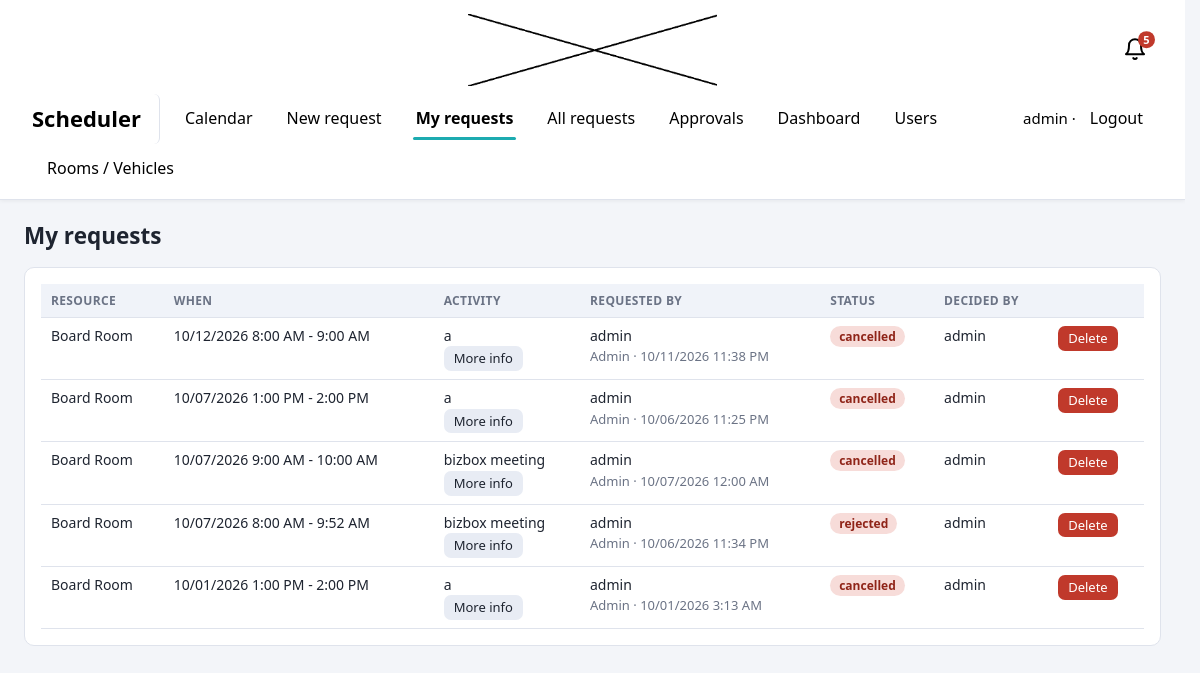
Screenshot of /my (signed in) with the database file from the repository.
### tables this page shows
CREATE TABLE requests(id INTEGER PRIMARY KEY, user_id INTEGER NOT NULL,
  resource_id INTEGER NOT NULL, department TEXT, activity TEXT NOT NULL,
  start_at TEXT NOT NULL, end_at TEXT NOT NULL, participants INTEGER DEFAULT 0,
  equipment TEXT DEFAULT '', remarks TEXT DEFAULT '', status TEXT DEFAULT 'pending',
  decided_by INTEGER, created TEXT DEFAULT CURRENT_TIMESTAMP);

CREATE TABLE resources(id INTEGER PRIMARY KEY, name TEXT UNIQUE NOT NULL,
  kind TEXT NOT NULL, active INTEGER DEFAULT 1);

CREATE TABLE users(id INTEGER PRIMARY KEY, username TEXT UNIQUE NOT NULL,
  pw TEXT NOT NULL, role TEXT NOT NULL DEFAULT 'requestor', department TEXT DEFAULT '');

### app.py (the view)
@app.route("/my")
@login_required()
def my_requests():
    rows = db().execute(LIST_SQL + "WHERE r.user_id=? ORDER BY r.start_at DESC", (session["uid"],)).fetchall()
    return render_template("list.html", rows=rows, title="My requests", manage=False)

### app.py (called while the page is built)
def db():
    if "db" not in g:
        g.db = sqlite3.connect(DB, isolation_level=None, timeout=10)
        g.db.row_factory = sqlite3.Row
    return g.db

def _t12(v):
    h, m = int(v[-5:-3]), v[-2:]
    return f"{(h % 12) or 12}:{m} {'AM' if h < 12 else 'PM'}"

@app.template_filter("t12")
def t12(v):
    return _t12(v)

@app.template_filter("dt12")
def dt12(v):
    return f"{v[5:7]}/{v[8:10]}/{v[:4]} " + _t12(v)

@app.template_filter("local12")
def local12(v):
    if not v:
        return ""
    d = datetime.fromisoformat(v).replace(tzinfo=timezone.utc).astimezone()  # stored as UTC
    return f"{d:%m/%d/%Y} {(d.hour % 12) or 12}:{d:%M} {'AM' if d.hour < 12 else 'PM'}"

@app.after_request
def no_cache(r):
    if request.endpoint != "static":
        r.headers["Cache-Control"] = "no-store"
    return r

def login_required(*roles):
    def deco(f):
        @wraps(f)
        def w(*a, **k):
            if "uid" not in session:
                return redirect(url_for("login"))
            if roles and session["role"] not in roles:
                abort(403)
            return f(*a, **k)
        return w
    return deco

### templates/list.html (shortened to what this page needs)
{% extends 'base.html' %}{% block body %}<h2>{{ title }}</h2><div class="card wrap"><table>
<tr><th>Resource</th><th>When</th><th>Activity</th><th>Requested by</th><th>Status</th><th>Decided by</th><th></th></tr>
{% for r in rows %}<tr><td>{{ r.rname }}</td><td>{{ r.start_at|dt12 }} - {{ r.end_at|t12 }}</td>
<td>{{ r.activity }}<br><button type="button" class="btn sec sm info" data-title="{{ r.activity }}" data-res="{{ r.rname }} ({{ r.kind }})" data-people="{{ r.participants }}" data-equip="{{ r.equipment }}" data-remarks="{{ r.remarks }}">More info</button></td>
<td>{{ r.username }}<br><span class="muted">{{ r.department }} &middot; {{ r.created|local12 }}</span></td>
<td><span class="badge {{ r.status }}">{{ r.status }}</span></td><td>{{ r.decider or '-' }}</td><td>
{% if session.role=='admin' %}<form class="inline" method="post" action="/admin/requests/{{ r.id }}/delete" onsubmit="return confirm('Permanently delete this request?')"><button class="btn bad sm">Delete</button></form>{% endif %}
</td></tr>{% else %}<tr><td colspan="7" class="muted">Nothing here.</td></tr>{% endfor %}</table></div>
{% endblock %}

### static/style.css (style rules this page uses)
:root { --bg:#f3f5f9;--card:#fff;--ink:#1e2430;--muted:#6b7385;--pri:#1cabb0;--line:#dfe3ec;--ok:#1f8f4e;--warn:#b7791f;--bad:#c0392b }
* { box-sizing:border-box }
body { margin:0;font:15px/1.45 system-ui,Segoe UI,Arial,sans-serif;background:var(--bg);color:var(--ink) }
h2 { margin:0 0 14px }
.card { background:var(--card);border:1px solid var(--line);border-radius:10px;padding:16px;margin-bottom:16px }
.muted { color:var(--muted);font-size:13px }
.btn { display:inline-block;background:var(--pri);color:#fff;border:0;padding:8px 14px;border-radius:7px;cursor:pointer;font:inherit }
.btn.sec { background:#e8ecf4;color:var(--ink) }
.btn.bad { background:var(--bad) }
.btn.sm { padding:3px 10px;font-size:13px }
form.inline { display:inline }
.wrap { overflow-x:auto }
table { width:100%;border-collapse:collapse;background:#fff }
th,td { padding:8px 10px;border-bottom:1px solid var(--line);text-align:left;vertical-align:top;font-size:14px }
th { background:#f0f3f9;font-size:12px;text-transform:uppercase;letter-spacing:.03em;color:var(--muted) }
.badge { padding:2px 9px;border-radius:99px;font-size:12px;font-weight:600 }
.badge.rejected,.badge.cancelled { background:#f7dcd9;color:#8f2418 }
html { overflow-y:scroll;scrollbar-gutter:stable }

### rows the page displays
requests: rname "Board Room", start_at|dt12 "10/12/2026 8:00 AM", end_at|t12 "9:00 AM", activity "a", username "admin", department "Admin", created|local12 "10/11/2026 11:38 PM", status "cancelled"
requests: rname "Board Room", start_at|dt12 "10/07/2026 1:00 PM", end_at|t12 "2:00 PM", activity "a", username "admin", department "Admin", created|local12 "10/06/2026 11:25 PM", status "cancelled"
requests: rname "Board Room", start_at|dt12 "10/07/2026 9:00 AM", end_at|t12 "10:00 AM", activity "bizbox meeting", username "admin", department "Admin", created|local12 "10/07/2026 12:00 AM", status "cancelled"
requests: rname "Board Room", start_at|dt12 "10/07/2026 8:00 AM", end_at|t12 "9:52 AM", activity "bizbox meeting", username "admin", department "Admin", created|local12 "10/06/2026 11:34 PM", status "rejected"
requests: rname "Board Room", start_at|dt12 "10/01/2026 1:00 PM", end_at|t12 "2:00 PM", activity "a", username "admin", department "Admin", created|local12 "10/01/2026 3:13 AM", status "cancelled"

### other values shown
{{ session.name }} "admin"
{{ title }} "My requests"
